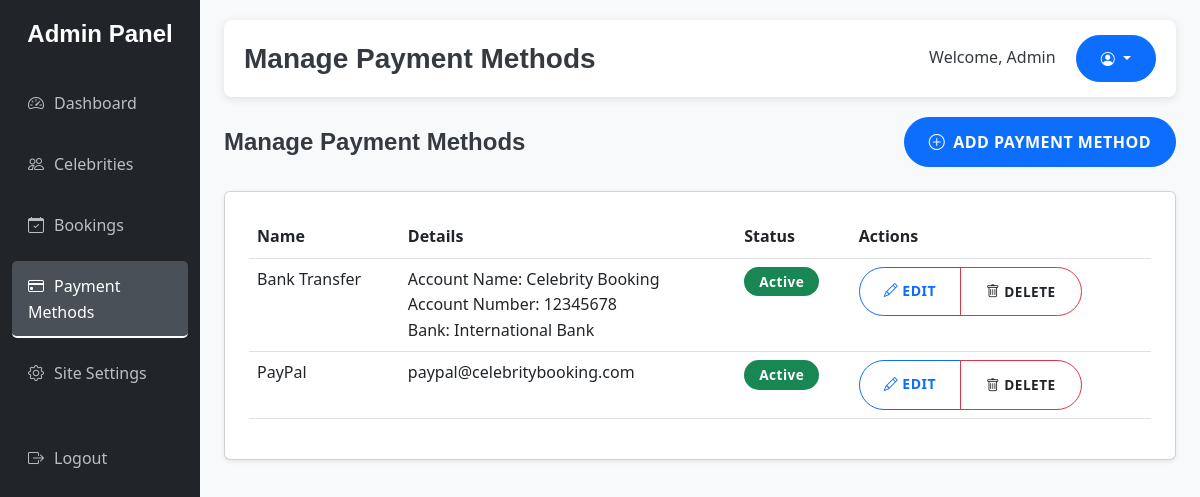
/admin/payments.php (signed in), run on the app's committed database.
### tables this page shows
CREATE TABLE `payment_methods` (
  `id` int(11) NOT NULL,
  `name` varchar(100) NOT NULL,
  `details` text NOT NULL,
  `instructions` text DEFAULT NULL,
  `is_active` tinyint(1) DEFAULT 1,
  `created_at` timestamp NOT NULL DEFAULT current_timestamp()
);

### includes/functions.php (called while the page is built, shortened)
<?php
function getPaymentMethods($pdo)
{
    $stmt = $pdo->query("SELECT * FROM payment_methods WHERE is_active = 1");
    return $stmt->fetchAll();
}

### admin/payments.php (the view, shortened to what this page needs)
<?php
require_once 'includes/admin-header.php';
require_once '../includes/functions.php';
$paymentMethods = getPaymentMethods($pdo);
?>
<div class="d-flex justify-content-between align-items-center mb-4">
    <div>
        <h4 class="mb-0">Manage Payment Methods</h4>
    </div>
    <div>
        <button class="btn btn-primary" data-bs-toggle="modal" data-bs-target="#addPaymentModal">
            <i class="bi bi-plus-circle me-2"></i>Add Payment Method
        </button>
    </div>
</div>
<div class="card shadow-sm">
    <div class="card-body">
        <div class="table-responsive">
            <table class="table table-hover">
                <thead>
                    <tr>
                        <th>Name</th>
                        <th>Details</th>
                        <th>Status</th>
                        <th>Actions</th>
                    </tr>
                </thead>
                <tbody>
                    <?php foreach ($paymentMethods as $method): ?>
                    <tr>
                        <td><?= $method['name'] ?></td>
                        <td><?= nl2br($method['details']) ?></td>
                        <td>
                            <span class="badge bg-success">Active</span>
                        </td>
                        <td>
                            <div class="btn-group">
                                <a href="payments-edit.php?id=<?= $method['id'] ?>"
                                    class="btn btn-sm btn-outline-primary">
                                    <i class="bi bi-pencil"></i> Edit
                                </a>
                                <form method="POST" class="btn btn-sm btn-outline-danger"
                                    onsubmit="return confirm('Are you sure you want to delete this payment method?');">
                                    <button type="submit" name="delete_payment_method" class="btn  custom">
                                        <i class="bi bi-trash"></i> Delete
                                    </button>
                                </form>
                            </div>
                        </td>
                    </tr>
                    <?php endforeach; ?>
                </tbody>
            </table>
        </div>
    </div>
</div>
</div>
</div>
</div>
</body>
</html>

### stars/assets/css/custom.css (style rules this page uses)
:root { --primary-blue-start: #6a11cb; --primary-blue-end: #2575fc; --dark-section-bg: #212529; --text-dark: #343a40; --bg-red: #ca2800; --bg-white: #ffffff; --text-muted: #6c757d; --text-light-grey: #adb5bd; --success-money: #28a745; --bg-light-gradient: linear-gradient( 135deg, #f0f4f8 0%, #ffffff 100% ); --shadow-light: 0 4px 15px rgba(0, 0, 0, 0.08); --shadow-medium: 0 8px 25px rgba(0, 0, 0, 0.1); --shadow-heavy: 0 12px 35px rgba(0, 0, 0, 0.15); }
body { font-family: "Segoe UI", Tahoma, Geneva, Verdana, sans-serif; color: var(--text-dark); background-color: #f8f9fa; line-height: 1.6; overflow-x: hidden; }
h1, h2, h3, h4, h5, h6 { font-family: "Montserrat", sans-serif; font-weight: 700; color: var(--text-dark); margin-bottom: 1rem; }
a { text-decoration: none; transition: all 0.3s ease; }
.card-body { padding: 1.5rem; }
.btn { border-radius: 50px; padding: 12px 24px; font-weight: 600; transition: all 0.3s ease; text-transform: uppercase; letter-spacing: 0.5px; }
.badge { padding: 8px 15px; border-radius: 25px; font-weight: 600; font-size: 0.85em; letter-spacing: 0.5px; }

### admin/payments.php (style rules this page uses)
.btn.custom { font-size: 0.85rem; padding: 0rem 0rem; }

### data on the page
payment_methods: name "Bank Transfer", details "Account Name: Celebrity Booking Account Number: 12345678 Bank: International Bank"
payment_methods: name "PayPal", details "paypal@celebritybooking.com"

### other printed values
$pageTitle "Manage Payment Methods"
